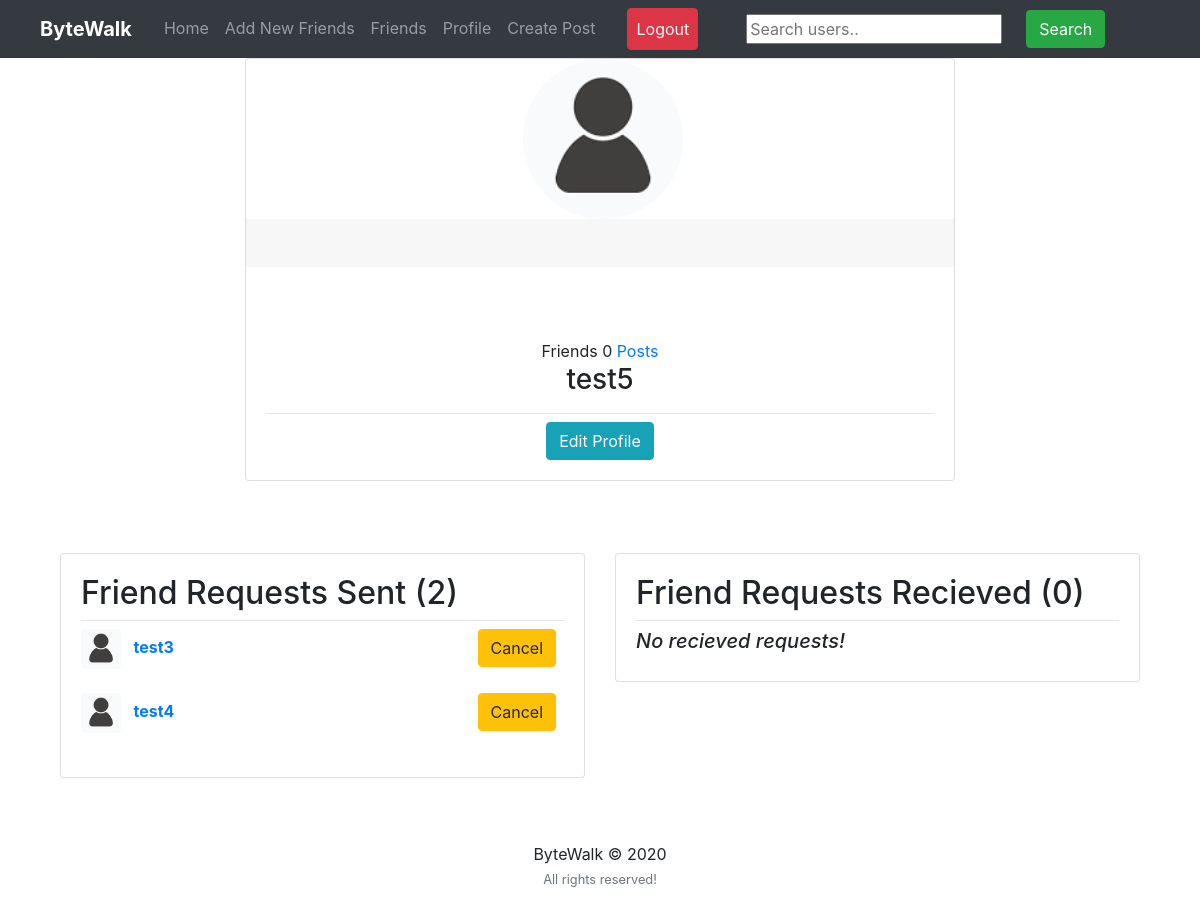
/my-profile/ (signed in), run on an earlier commit of the app's database.
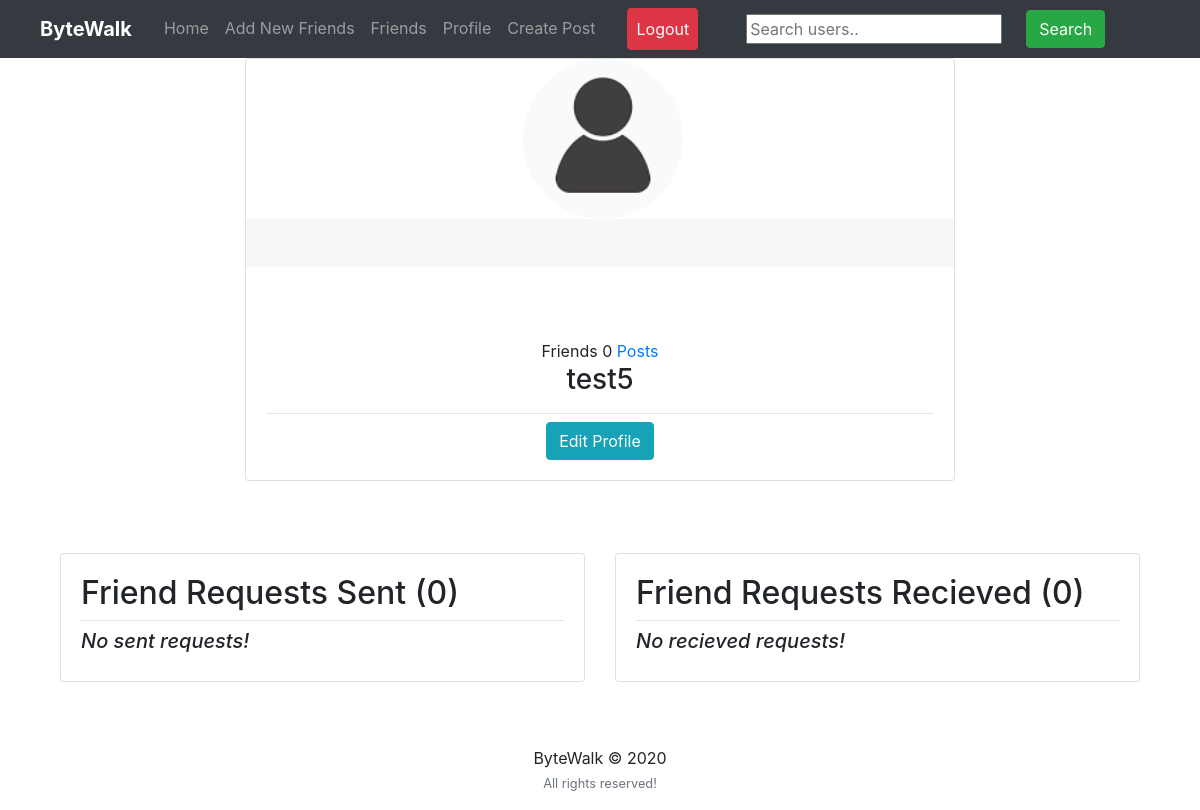
And on a later commit of the database.
### users/models.py (models this page shows, shortened)
class Profile(models.Model):
	user = models.OneToOneField(User, on_delete=models.CASCADE)
	image = models.ImageField(default='default.png', upload_to='profile_pics')
	slug = AutoSlugField(populate_from='user')
	bio = models.CharField(max_length=255, blank=True)
	friends = models.ManyToManyField("Profile", blank=True)
	def get_absolute_url(self):
		return "/users/{}".format(self.slug)

class FriendRequest(models.Model):
	to_user = models.ForeignKey(settings.AUTH_USER_MODEL, related_name='to_user', on_delete=models.CASCADE)
	from_user = models.ForeignKey(settings.AUTH_USER_MODEL, related_name='from_user', on_delete=models.CASCADE)
	timestamp = models.DateTimeField(auto_now_add=True)

### users/views.py (the view)
# urls.py: path('my-profile/', user_views.my_profile, name='my_profile'),
@login_required
def my_profile(request):
    p = request.user.profile
    print(p.id,p.user.id)
    you = p.user
    print(type(p),type(you))
    sent_friend_requests = FriendRequest.objects.filter(from_user=you)
    rec_friend_requests = FriendRequest.objects.filter(to_user=you)
    user_posts = Post.objects.filter(user_name=you)
    friends = p.friends.all()
    button_status = 'none'
    if p not in request.user.profile.friends.all():
        button_status = 'not_friend'
        if len(FriendRequest.objects.filter(
                from_user=request.user).filter(to_user=you)) == 1:
            button_status = 'friend_request_sent'
        if len(FriendRequest.objects.filter(
                from_user=p.user).filter(to_user=request.user)) == 1:
            button_status = 'friend_request_received'
    context = {
        'u': p,
        'button_status': button_status,
        'friends_list': friends,
        'sent_friend_requests': sent_friend_requests,
        'rec_friend_requests': rec_friend_requests,
        'post_count': user_posts.count
    }
    return render(request, "users/profile.html", context)

### users/templates/users/profile.html (shortened to what this page needs)
{% extends "feed/layout.html" %} {% load static %} {% block cssfiles %} {% endblock cssfiles %} {% block searchform %}
<form class="form-inline my-2 my-lg-0 ml-5" action="{% url 'search_users' %}" method="get">
    <input name="q" type="text" placeholder="Search users.." />
    <button class="btn btn-success my-2 my-sm-0 ml-4" type="submit">
        Search
    </button>
</form>
{% endblock searchform %} {% block content %}
<div class="main-content">
    <div class="container mt-7">
        <div class="row">
            <div class="col-xl-8 m-auto order-xl-2 mb-5 mb-xl-0">
                <div class="card card-profile shadow">
                    <div class="row justify-content-center">
                        <div class="col-lg-3 order-lg-2">
                            <div class="card-profile-image">
                                <a href="{{ u.user.profile.image.url }}">
                                    <img src="{{ u.user.profile.image.url }}" class="rounded-circle" width="160px"
                                        height="160px" />
                                </a>
                            </div>
                        </div>
                    </div>
                    <div class="card-header text-center border-0 pt-8 pt-md-4 pb-0 pb-md-4"></div>
                    <div class="card-body pt-0 pt-md-4">
                        <div class="row">
                            <div class="col">
                                <div class="card-profile-stats d-flex justify-content-center mt-md-5">
                                    <div>
                                        {% if request.user == u %}
                                        <span class="description"><a href="{% url 'friend_list' %}">Friends</a></span>
                                        {% else %}
                                        <span class="description">Friends</span>
                                        {% endif %}
                                        <span class="heading">{{ post_count }}</span>
                                        <span class="description"><a
                                                href="{% url 'user-posts' u.user.username %}">Posts</a></span>
                                    </div>
                                </div>
                            </div>
                        </div>
                        <div class="text-center">
                            <h3>{{ u.user }}</h3>
                            <hr class="my-2" />
                            {% if request.user == u.user %}
                            <a class="btn btn-info" href="{% url 'edit_profile' %}">Edit Profile</a>
                            {% endif %}
                        </div>
                    </div>
                </div>
            </div>
        </div>
        <br />
        {% if request.user == u.user %}
        <div class="row">
            <div class="col-md-6">
                <div class="card card-signin my-5">
                    <div class="card-body">
                        <h2>Friend Requests Sent ({{ sent_friend_requests.count }})</h2>
                        <hr class="my-2" />
                        {% if not sent_friend_requests %}
                        <h5><i>No sent requests!</i></h5>
                        {% else %} {% for s_request in sent_friend_requests %}
                        <a href="{{ s_request.to_user.profile.get_absolute_url }}"><img
                                src="{{ s_request.to_user.profile.image.url }}" class="rounded mr-2" width="40"
                                height="40" alt="" /></a>
                        <a href="{{ s_request.to_user.profile.get_absolute_url }}"><b>{{ s_request.to_user.username }}</b></a>
                        <small class="float-right">
                            <a class="btn btn-warning mr-2"
                                href="{% url 'cancel_friend_request' s_request.to_user.id %}">Cancel</a>
                        </small>
                        <br /><br />
                        {% endfor %} {% endif %}
                    </div>
                </div>
            </div>
            <div class="col-md-6">
                <div class="card card-signin my-5">
                    <div class="card-body">
                        <h2>Friend Requests Recieved ({{ rec_friend_requests.count }})</h2>
                        <hr class="my-2" />
                        {% if not rec_friend_requests %}
                        <h5><i>No recieved requests!</i></h5>
                        {% endif %}
                    </div>
                </div>
            </div>
        </div>
        {% endif %}
    </div>
</div>
{% endblock content %} {% block jsfiles %}{% endblock jsfiles %}

### feed/templates/feed/layout.html (shortened to what this page needs)
{% load static %}
<!DOCTYPE html>
<html>
<head>
    <link rel="stylesheet" href="https://maxcdn.bootstrapcdn.com/bootstrap/4.0.0/css/bootstrap.min.css">
    <link rel="stylesheet" type="text/css" href="https://storage.googleapis.com/bytewalk/profilepage.css">
    <link rel="stylesheet" type="text/css" href="https://storage.googleapis.com/bytewalk/styles.css">
</head>
<body>
    <nav class="navbar navbar-expand-lg navbar-dark bg-dark sticky-top">
        <a class="navbar-brand ml-4 mr-4" href="#"><b>ByteWalk</b></a>
        <div class="collapse navbar-collapse" id="navbarNavAltMarkup">
            <div class="navbar-nav">
                <a class="nav-item nav-link" href="{% url 'home' %}">Home</a>
                <a class="nav-item nav-link" href="{% url 'users_list' %}">Add New Friends</a>
                {% if user.is_authenticated %}
                <a class="nav-item nav-link" href="{% url 'friend_list' %}">Friends</a>
                <a class="nav-item nav-link" href="{% url 'my_profile' %}">Profile</a>
                <a class="nav-item nav-link" href="{% url 'post-create' %}">Create Post</a>
                <a class="nav-item nav-link btn btn-danger ml-4  text-light" href="{% url 'logout' %}">Logout</a>
                {% else %}
                <a class="nav-item nav-link btn btn-success ml-4  text-light" href="{% url 'login' %}">Login</a>
                <a class="nav-item nav-link btn btn-info ml-3  text-light" href="{% url 'register' %} ">Register</a>
                {% endif %}
                {% block searchform %}{% endblock searchform %}
            </div>
        </div>
    </nav>
    <div class="container">
        {% block content %}{% endblock content %}
    </div>
    <footer class="page-footer font-small black">
        <div class="footer-copyright text-center py-3">ByteWalk © 2020
            <br><small class="text-muted">All rights reserved!</small>
        </div>
    </footer>
</body>
</html>

What changed in the data, as far as the page shows it:
removed FriendRequest: to_user.profile.image (placeholder picture), to_user.username "test3"
removed FriendRequest: to_user.profile.image (placeholder picture), to_user.username "test4"
Also different on the page:
{{ sent_friend_requests.count }}: "2" → "0"
text now shown: "No sent requests!"
